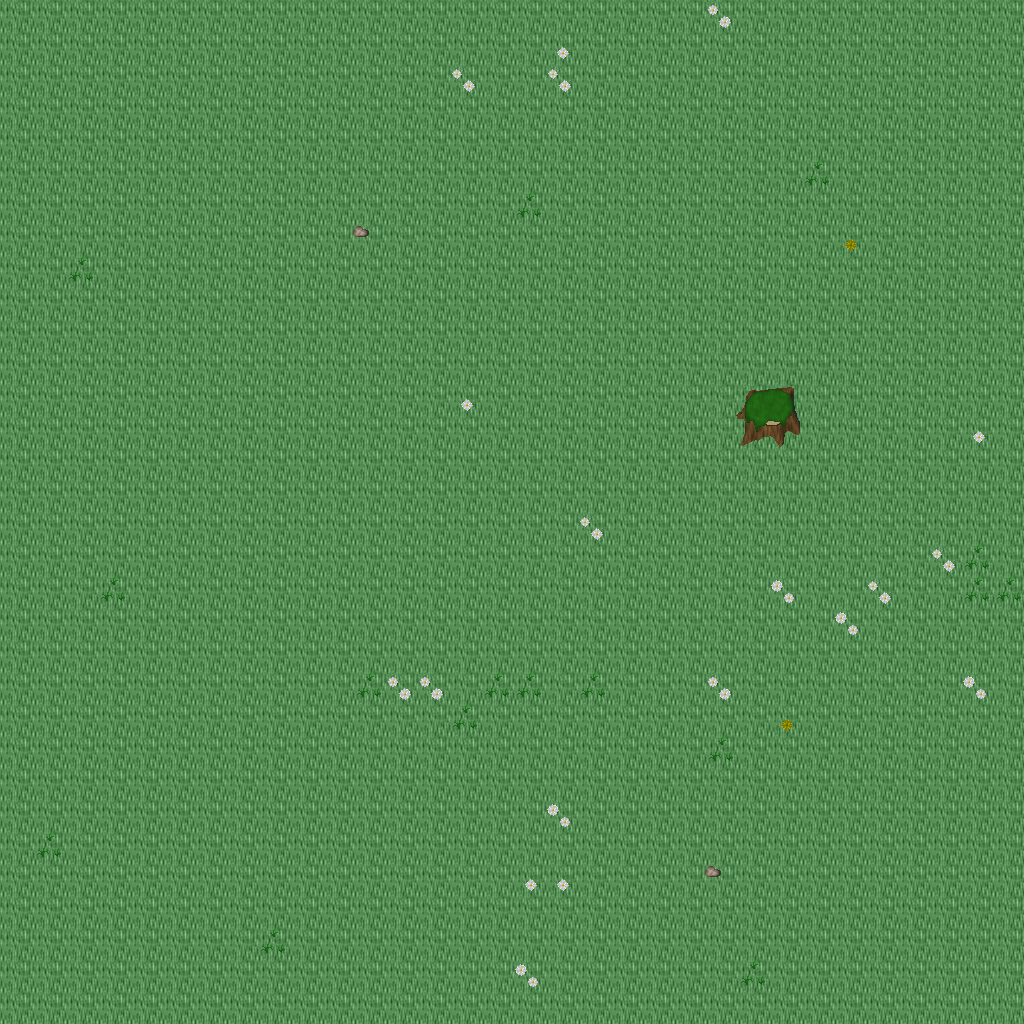

Rendered tile map (Tiled .tmx) drawn with the repository's tilesets; below, a short description and the map source with its tile grids summarised:
An orthogonal 32x32 tile map with 32x32 px tiles, 5 tile layers (Ground, Objects, Objects2, Above, ...), 1 hidden layer not drawn, 21 tilesets.

<map version="1.10" tiledversion="1.11.0" orientation="orthogonal" renderorder="right-down" width="32" height="32" tilewidth="32" tileheight="32" infinite="0" nextlayerid="11" nextobjectid="1">
 <tileset firstgid="1" name="ground_ground" tilewidth="32" tileheight="32" tilecount="33" columns="3">
  <image source="../drawable/ground_ground.png" width="96" height="352" />
 </tileset>
 <tileset firstgid="34" name="ground_ridge_earth_dark" tilewidth="32" tileheight="32" tilecount="96" columns="12">
  <image source="../drawable/ground_ridge_earth_dark.png" width="384" height="256" />
 </tileset>
 <tileset firstgid="130" name="ground_rock_pebbles" tilewidth="32" tileheight="32" tilecount="3" columns="1">
  <image source="../drawable/ground_rock_pebbles.png" width="32" height="96" />
 </tileset>
 <tileset firstgid="133" name="plant_grasses" tilewidth="32" tileheight="32" tilecount="6" columns="3">
  <image source="../drawable/plant_grasses.png" width="96" height="64" />
 </tileset>
 <tileset firstgid="139" name="ground_grass_corners" tilewidth="32" tileheight="32" tilecount="24" columns="6">
  <image source="../drawable/ground_grass_corners.png" width="192" height="128" />
 </tileset>
 <tileset firstgid="163" name="ground_grass_edges" tilewidth="32" tileheight="32" tilecount="36" columns="12">
  <image source="../drawable/ground_grass_edges.png" width="384" height="96" />
 </tileset>
 <tileset firstgid="199" name="plant_flower_daisy_white" tilewidth="32" tileheight="32" tilecount="8" columns="2">
  <image source="../drawable/plant_flower_daisy_white.png" width="64" height="128" />
 </tileset>
 <tileset firstgid="207" name="plant_flower_daisy_yellow" tilewidth="32" tileheight="32" tilecount="8" columns="2">
  <image source="../drawable/plant_flower_daisy_yellow.png" width="64" height="128" />
 </tileset>
 <tileset firstgid="215" name="plant_stump_stump_green" tilewidth="32" tileheight="32" tilecount="4" columns="2">
  <image source="../drawable/plant_stump_stump_green.png" width="64" height="64" />
 </tileset>
 <tileset firstgid="219" name="plant_tree_tree_darkgreen" tilewidth="32" tileheight="32" tilecount="88" columns="8">
  <image source="../drawable/plant_tree_tree_darkgreen.png" width="256" height="352" />
 </tileset>
 <tileset firstgid="307" name="logic_creature_animal" tilewidth="32" tileheight="32" tilecount="32" columns="8">
  <image source="../drawable/logic_creature_animal.png" width="256" height="128" />
 </tileset>
 <tileset firstgid="339" name="logic_item_resources" tilewidth="32" tileheight="32" tilecount="6" columns="6">
  <image source="../drawable/logic_item_resources.png" width="192" height="32" />
 </tileset>
 <tileset firstgid="345" name="logic_item_mushroom" tilewidth="32" tileheight="32" tilecount="6" columns="6">
  <image source="../drawable/logic_item_mushroom.png" width="192" height="32" />
 </tileset>
 <tileset firstgid="351" name="logic_collision" tilewidth="32" tileheight="32" tilecount="1" columns="1">
  <image source="../drawable/logic_collision.png" width="32" height="32" />
 </tileset>
 <tileset firstgid="352" name="plant_tree_dead_tree_5" tilewidth="32" tileheight="32" tilecount="20" columns="4">
  <image source="../drawable/plant_tree_dead_tree_5.png" width="128" height="160" />
 </tileset>
 <tileset firstgid="372" name="plant_tree_dead_tree_6" tilewidth="32" tileheight="32" tilecount="20" columns="4">
  <image source="../drawable/plant_tree_dead_tree_6.png" width="128" height="160" />
 </tileset>
 <tileset firstgid="392" name="plant_tree_dead_tree_7" tilewidth="32" tileheight="32" tilecount="20" columns="4">
  <image source="../drawable/plant_tree_dead_tree_7.png" width="128" height="160" />
 </tileset>
 <tileset firstgid="412" name="plant_bush_large_dead" tilewidth="32" tileheight="32" tilecount="2" columns="1">
  <image source="../drawable/plant_bush_large_dead.png" width="32" height="64" />
 </tileset>
 <tileset firstgid="414" name="plant_bush_large_wide_dead" tilewidth="32" tileheight="32" tilecount="4" columns="2">
  <image source="../drawable/plant_bush_large_wide_dead.png" width="64" height="64" />
 </tileset>
 <tileset firstgid="418" name="logic_creature_reptile" tilewidth="32" tileheight="32" tilecount="7" columns="7">
  <image source="../drawable/logic_creature_reptile.png" width="224" height="32" />
 </tileset>
 <tileset firstgid="425" name="logic_item_herb" tilewidth="32" tileheight="32" tilecount="5" columns="5">
  <image source="../drawable/logic_item_herb.png" width="160" height="32" />
 </tileset>
 <layer id="1" name="Ground" width="32" height="32">
  <data>[1024 cells, 1024 non-empty, 1 distinct tile ids]</data>
 </layer>
 <layer id="2" name="Objects" width="32" height="32">
  <data>[1024 cells, 43 non-empty, 11 distinct tile ids]</data>
 </layer>
 <layer id="3" name="Objects2" width="32" height="32">
  <data>[1024 cells, 0 non-empty, 0 distinct tile ids]</data>
 </layer>
 <layer id="4" name="Above" width="32" height="32">
  <data>[1024 cells, 0 non-empty, 0 distinct tile ids]</data>
 </layer>
 <layer id="5" name="Above2" width="32" height="32">
  <data>[1024 cells, 0 non-empty, 0 distinct tile ids]</data>
 </layer>
 <layer id="6" name="Walkable" width="32" height="32" visible="0">
  <data>[1024 cells, 4 non-empty, 1 distinct tile ids]</data>
 </layer>
 <objectgroup id="7" name="Mapevents" />
 <objectgroup id="8" name="Spawn" />
 <objectgroup id="9" name="Keys" />
 <objectgroup id="10" name="Replace" />
</map>
